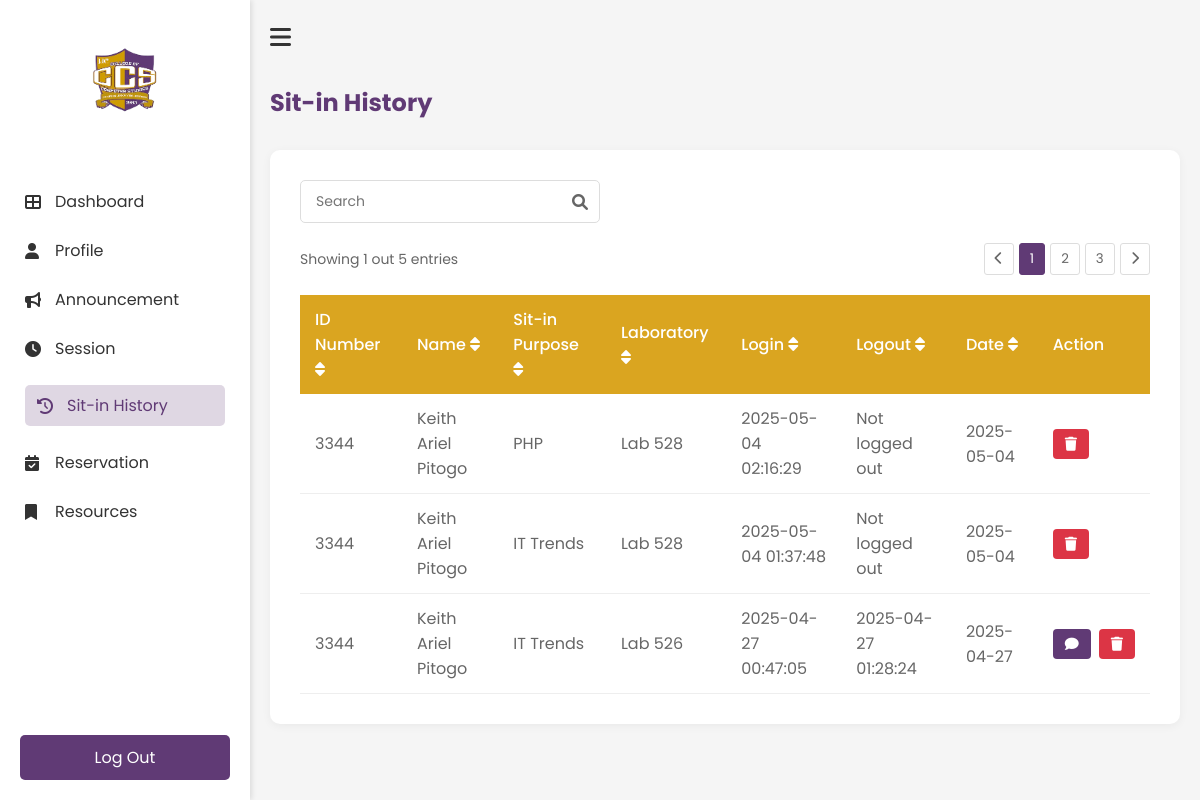
The page /History (signed in) on the database as committed earlier.
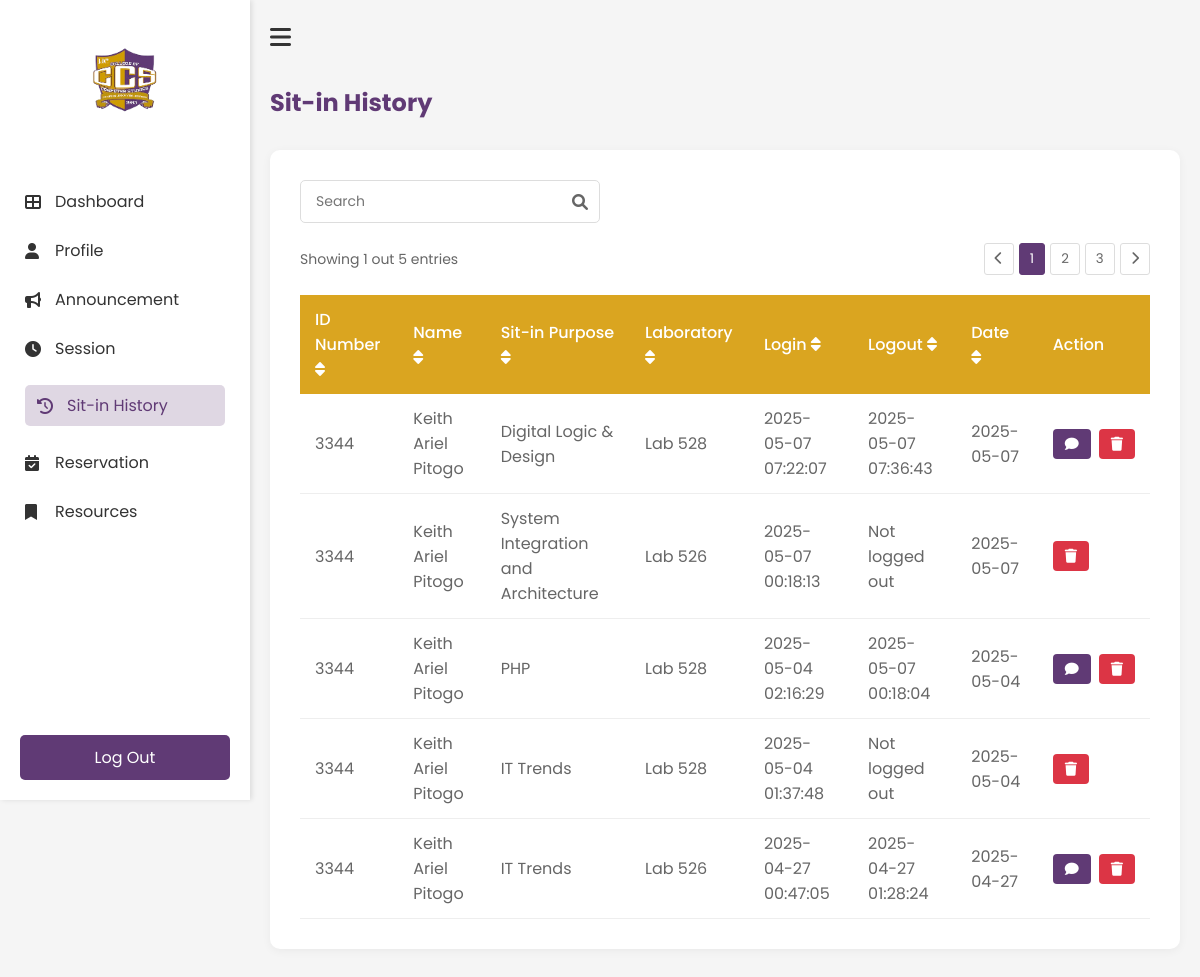
The same page on the database as committed later.
### tables this page shows
CREATE TABLE reservations (
                id INTEGER PRIMARY KEY AUTOINCREMENT,
                idno TEXT NOT NULL,
                purpose TEXT NOT NULL,
                lab TEXT NOT NULL,
                computer_number INTEGER NOT NULL,
                time_in DATETIME NOT NULL,
                time_out DATETIME,
                status TEXT DEFAULT 'Pending',
                requested_time DATETIME,
                FOREIGN KEY (idno) REFERENCES users(IDNO)
            );

### app.py (the view)
@app.route('/History')
def History():
    if 'username' not in session:
        return redirect(url_for('login'))
    history = get_user_history(session['student_id'])
    return render_template('student/history.html', history=history)

### templates/student/history.html (shortened to what this page needs)
<!DOCTYPE html>
<html lang="en">
    <head>
        <link rel="stylesheet" href="{{ url_for('static', filename='student/history.css') }}">
        <link rel="stylesheet" href="https://cdnjs.cloudflare.com/ajax/libs/font-awesome/6.0.0-beta3/css/all.min.css">
    </head>
    <body>
        <div class="history-container">
            <nav class="sidebar" id="sidebar">
                <div class="logo-container">
                    <img src="{{ url_for('static', filename='images/ccs.png') }}" alt="ccs logo" class="logo">
                </div>
                <ul class="nav-links">
                    <li><a href="{{ url_for('Dashboard') }}"><i class="fas fa-th-large"></i>Dashboard</a></li>
                    <li><a href="{{ url_for('Profile') }}"><i class="fas fa-user"></i>Profile</a></li>
                    <li><a href="{{ url_for('Announcement') }}"><i class="fas fa-bullhorn"></i>Announcement</a></li>
                    <li><a href="{{ url_for('Session') }}"><i class="fas fa-clock"></i>Session</a></li>
                    <li><a href="{{ url_for('History') }}" class="active"><i class="fas fa-history"></i>Sit-in History</a></li>
                    <li><a href="{{ url_for('Reservation') }}"><i class="fas fa-calendar-check"></i>Reservation</a></li>
                    <li><a href="{{ url_for('Resources') }}"><i class="fas fa-bookmark"></i>Resources</a></li>
                </ul>
                <div class="logout-section">
                    <a href="{{ url_for('logout') }}" class="logout-btn"></i>Log Out</a>
                </div>
            </nav>
            <main class="main-content">
                <div class="top-bar">
                    <button id="sidebar-toggle" class="hamburger-btn"><i class="fas fa-bars"></i></button>
                </div>
                <h1 class="header">Sit-in History</h1>
                <div class="history-card">
                    <div class="search-container">
                        <input type="text" id="searchInput" placeholder="Search" class="search-input">
                        <i class="fas fa-search search-icon"></i>
                    </div>
                    <div class="table-container">
                        <div class="pagination-top">
                            <span>Showing 1 out 5 entries</span>
                            <div class="pagination-controls">
                                <button class="page-btn"><i class="fas fa-chevron-left"></i></button>
                                <button class="page-btn active">1</button>
                                <button class="page-btn">2</button>
                                <button class="page-btn">3</button>
                                <button class="page-btn"><i class="fas fa-chevron-right"></i></button>
                            </div>
                        </div>
                <table class="history-table" id="historyTable">
                    <thead>
                        <tr>
                            <th onclick="sortTable(0)">ID Number <i class="fas fa-sort"></i></th>
                            <th onclick="sortTable(1)">Name <i class="fas fa-sort"></i></th>
                            <th onclick="sortTable(2)">Sit-in Purpose <i class="fas fa-sort"></i></th>
                            <th onclick="sortTable(3)">Laboratory <i class="fas fa-sort"></i></th>
                            <th onclick="sortTable(4)">Login <i class="fas fa-sort"></i></th>
                            <th onclick="sortTable(5)">Logout <i class="fas fa-sort"></i></th>
                            <th onclick="sortTable(6)">Date <i class="fas fa-sort"></i></th>
                            <th>Action</th>
                        </tr>
                    </thead>
                    <tbody>
                            {% for record in history %}
                            <tr data-id="{{ record.id }}">
                                <td>{{ record.idno }}</td>
                                <td>{{ record.name }}</td>
                                <td>{{ record.purpose }}</td>
                                <td>{{ record.laboratory }}</td>
                                <td>{{ record.login }}</td>
                                <td>{{ record.logout }}</td>
                                <td>{{ record.date }}</td>
                                <td>
                                    <div class="action-buttons">
                                        {% if record.status == 'Completed' %}
                                            <button class="feedback-btn" onclick="openFeedbackModal('{{ record.id }}')">
                                                <i class="fas fa-comment"></i>
                                            </button>
                                        {% endif %}
                                        <button class="delete-btn" onclick="deleteRecord('{{ record.id }}')">
                                            <i class="fas fa-trash"></i>
                                        </button>
                                    </div>
                                </td>
                            </tr>
                            {% endfor %}
                        </tbody>
                </table>
            </div>
        </div>
    </main>
    </body>
</html>

### static/student/history.css (style rules this page uses)
* { margin: 0; padding: 0; box-sizing: border-box; font-family: 'Poppins', sans-serif; }
body { background-color: #f5f5f5; }
.history-container { display: flex; min-height: 100vh; }
.history-card { background: white; border-radius: 10px; padding: 30px; box-shadow: 0 2px 10px rgba(0, 0, 0, 0.05); margin: 20px 0; }
.search-container { position: relative; margin-bottom: 20px; max-width: 300px; }
.search-input { width: 100%; padding: 10px 35px 10px 15px; border: 1px solid #ddd; border-radius: 5px; font-size: 14px; }
.search-icon { position: absolute; right: 12px; top: 50%; transform: translateY(-50%); color: #666; }
.table-container { overflow-x: auto; }
.pagination-top { display: flex; justify-content: space-between; align-items: center; margin-bottom: 20px; color: #666; font-size: 14px; }
.pagination-controls { display: flex; gap: 5px; }
.page-btn { padding: 5px 10px; border: 1px solid #ddd; background: white; border-radius: 3px; cursor: pointer; color: #666; }
.page-btn.active { background-color: #603A75; color: white; border-color: #603A75; }
.history-table { width: 100%; border-collapse: collapse; margin-top: 10px; }
.history-table th { background-color: #DAA520; color: white; text-align: left; padding: 12px 15px; font-weight: 500; }
.history-table td { padding: 12px 15px; border-bottom: 1px solid #eee; color: #666; }
.sidebar { width: 250px; height: 100vh; position: fixed; left: 0; top: 0; background-color: white; padding: 20px 0; transition: all 0.3s ease; box-shadow: 2px 0 5px rgba(0, 0, 0, 0.1); z-index: 1000; }
.main-content { margin-left: 250px; transition: all 0.3s ease; width: calc(100% - 250px); padding: 20px; }
.main-content { flex: 1; padding: 20px; transition: all 0.3s ease; }
.top-bar { display: flex; align-items: center; margin-bottom: 30px; }
.hamburger-btn { background: none; border: none; font-size: 24px; cursor: pointer; margin-right: 15px; color: #333; }
.logo-container { text-align: center; padding: 20px 0; }
.logo { width: 80px; height: auto; }
.nav-links { list-style: none; padding: 0; margin-top: 30px; }
.nav-links li { padding: 12px 25px; }
.nav-links li a { color: #333; text-decoration: none; display: flex; align-items: center; transition: 0.3s; }
.nav-links li a:hover, .nav-links li a.active { padding: 8px 12px; border-radius: 5px; color: #603A75; background-color: rgba(96, 58, 117, 0.2); }
.nav-links li a i { margin-right: 10px; width: 20px; }
.nav-links li a:hover, .nav-links li a.active { color: #603A75; }
.logout-section { position: absolute; bottom: 20px; width: 100%; padding: 0 20px; }
.logout-btn { display: block; width: 100%; padding: 10px; background-color: #603A75; color: white; text-align: center; text-decoration: none; border-radius: 5px; transition: 0.3s; }
.main-content h1 { color: #603A75; margin-bottom: 30px; font-size: 24px; }
.feedback-btn { background-color: #603A75; color: white; border: none; padding: 8px 12px; border-radius: 4px; cursor: pointer; font-family: 'Poppins', sans-serif; display: flex; align-items: center; gap: 5px; }
.feedback-btn i { font-size: 14px; }
.action-buttons { display: flex; gap: 8px; }
.delete-btn { background-color: #dc3545; color: white; border: none; padding: 8px 12px; border-radius: 4px; cursor: pointer; font-family: 'Poppins', sans-serif; display: flex; align-items: center; }
.delete-btn i { font-size: 14px; }

Rows that differ between the two databases and show on the page:
added reservations: idno "3344", name "Keith Ariel Pitogo", purpose "Digital Logic & Design", laboratory "Lab 528", login "2025-05-07 07:22:07", logout "2025-05-07 07:36:43", date "2025-05-07"
added reservations: idno "3344", name "Keith Ariel Pitogo", purpose "System Integration and Architecture", laboratory "Lab 526", login "2025-05-07 00:18:13", logout "Not logged out", date "2025-05-07"
changed reservations "PHP": logout "Not logged out" → "2025-05-07 00:18:04"; status "Active" → "Completed" (drawn)
